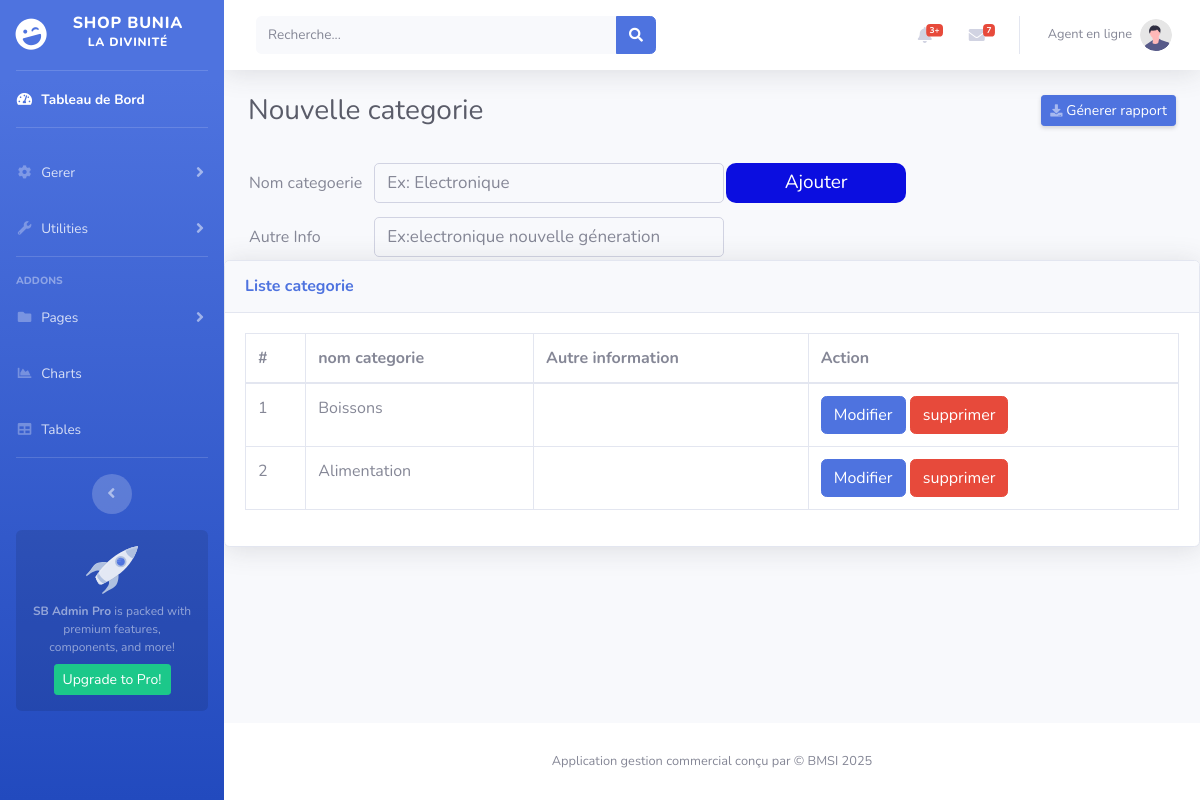
The page /categorie.php on the database its author committed.
### tables this page shows
CREATE TABLE IF NOT EXISTS `categorie` (
  `id` INT AUTO_INCREMENT PRIMARY KEY,
  `designation` VARCHAR(50),
  `dateAdd` DATETIME DEFAULT CURRENT_TIMESTAMP,
  `id_utilisateur` INT DEFAULT NULL,
  KEY `fk_categorie1_idx` (`id_utilisateur`),
  CONSTRAINT `fk_categorie1` FOREIGN KEY (`id_utilisateur`) REFERENCES `utilisateur` (`id`) ON DELETE SET NULL
);

### categorie.php (the view, shortened to what this page needs)
<!DOCTYPE html>
<html lang="en">
    <?php
        include("lien/lien.php");
    ?>
<body id="page-top">
    <div id="wrapper">
        <?php
            include("menugauche/menugauche.php");
        ?>
        <div id="content-wrapper" class="d-flex flex-column">
            <div id="content">
                <?php
                    include("topbar/topbar.php");
                ?>
                <div class="container-fluid">
                    <?php if(empty($_GET["modifier"])) : ?>
                        <div class="d-sm-flex align-items-center justify-content-between mb-4">
                            <h1 class="h3 mb-0 text-gray-800">Nouvelle categorie</h1>
                            <a href="#" class="d-none d-sm-inline-block btn btn-sm btn-primary shadow-sm"><i
                            class="fas fa-download fa-sm text-white-50"></i> Génerer rapport</a>
                        </div>
                        <form action="include/categorie.php" method="post" class="formulaire">
                            <table>
                                <tr>
                                    <td>Nom categoerie</td>
                                    <td><input type="text" class="form-control" name="categorie" placeholder="Ex: Electronique"></td>
                                    <td><input type="submit" name="valider" value="Ajouter"></td>
                                </tr>
                                <tr>
                                    <td>Autre Info</td>
                                    <td><input type="text" class="form-control" name="autreinfo" placeholder="Ex:electronique nouvelle géneration"></td>
                                </tr>
                            </table>
                        </form>
                    <?php endif ?>
                </div>
                <div class="card shadow mb-4">
                        <div class="card-header py-3">
                            <h6 class="m-0 font-weight-bold text-primary">Liste categorie</h6>
                        </div>
                        <div class="card-body">
                            <div class="table-responsive">
                                <table class="table table-bordered" id="dataTable" width="100%" cellspacing="0">
                                    <thead>
                                        <tr>
                                            <th>#</th>
                                            <th>nom categorie</th>
                                            <th>Autre information</th>
                                            <th colspan="2">Action</th>
                                        </tr>
                                    </thead>
                                    <tbody>
                                        <tr>
                                           <?php
                                                include_once("connexion/connexion.php");
                                                $sql = "SELECT * FROM categorie";
                                                $stmt = $pdo->prepare($sql);
                                                $stmt->execute();
                                                while ($row = $stmt->fetch())
                                                    {
                                                    ?>
                                                    <td><?=  htmlspecialchars($row['id']) ?> </td>
                                                    <td><?=  htmlspecialchars($row['designation']) ?> </td>
                                                    <td><?=  htmlspecialchars($row['autreinfo'])  ?> </td>
                                                    <td>
                                                        <a href="categorie.php?modifier=<?= htmlspecialchars($row['id']) ?>" class="btn btn-primary">Modifier</a>
                                                        <a href="include/categorie.php?sup=<?=  htmlspecialchars($row['id']) ?>" class="btn btn-danger">supprimer</a>
                                                    </td>
                                        </tr>
                                             <?php
                                             }
                                            ?>
                                    </tbody>
                                </table>
                            </div>
                        </div>
                    </div>
            </div>
            <footer class="sticky-footer bg-white">
                <div class="container my-auto">
                    <div class="copyright text-center my-auto">
                        <span>Application gestion commercial conçu par &copy; BMSI 2025</span>
                    </div>
                </div>
            </footer>
        </div>
    </div>
</body>
</html>

### style1.css (style rules this page uses)
.formulaire input { width: 50%; margin-bottom:5px; margin: 2px auto; display: block; }
.formulaire input[type="text"], .formulaire input[type="password"], .formulaire input[type="datetime-local"], .formulaire select, .formulaire input[type="number"], .formulaire select, .formulaire input[type="mail"] { background: transparent; width: 350px; height: 40px; border-radius: 5px; color: black; font-size: 17px; margin-left: 10px; }
.formulaire input[type="submit"] { border: none; outline: none; width: 180px; height: 40px; background: rgb(11, 14, 224); color: white; font-size: 19px; border-radius: 10px; padding: 1px 20px; margin: 10px auto; }

### rows shown on the page
categorie: id "1", designation "Boissons"
categorie: id "2", designation "Alimentation"
